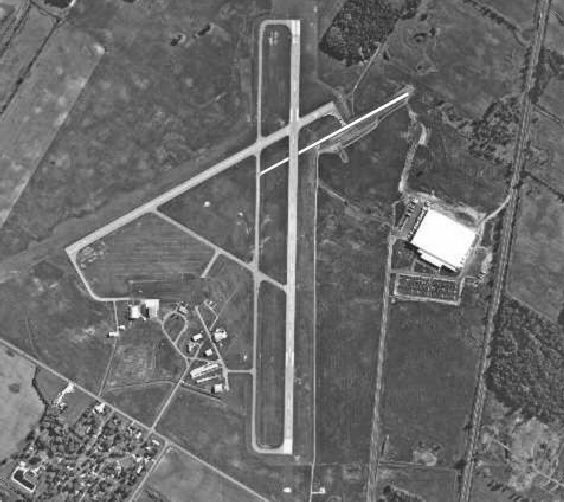
%> input picture Exercise/11603990329_zq_3/11603990329_3_1/image/image1.png, 564 x 502 px
$ octave exercise2.m   (GNU Octave 9; MATLAB toolbox functions it lacks are replaced by stand-ins)
%> lines starting %> are read from the running program, lines starting %| are printed output that depends on the picture
f = imread('image/image1.png');
%> f is the input picture: size 502x564 uint8; min 19, max 255, mean 106.4
g = edge(f, 'Sobel');
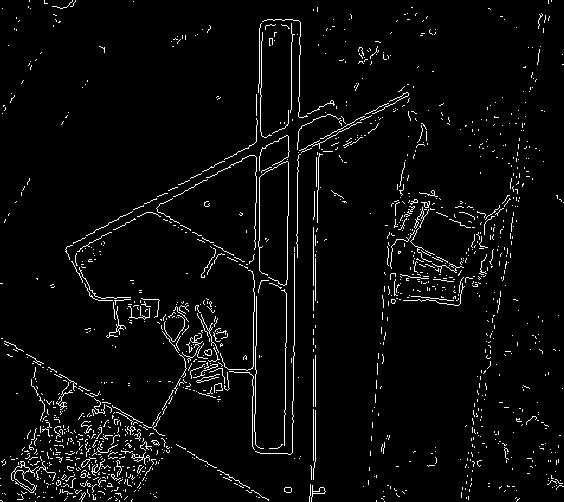
%> g: size 502x564 logical; 3.8% white in thin lines or dots
g1 = edge(f, 'LoG');
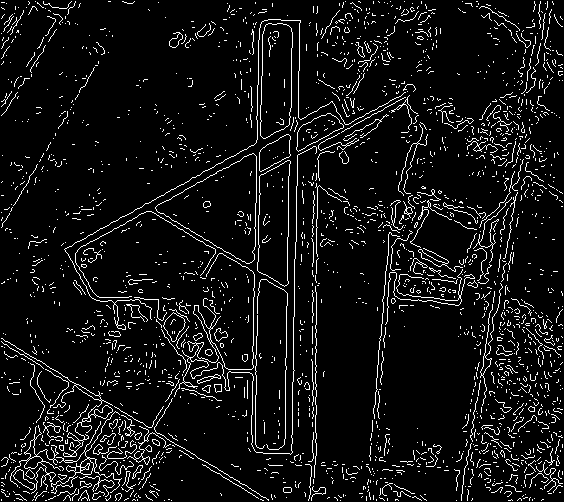
%> g1: size 502x564 logical; 7.3% white in thin lines or dots
g2 = edge(f, 'Canny');
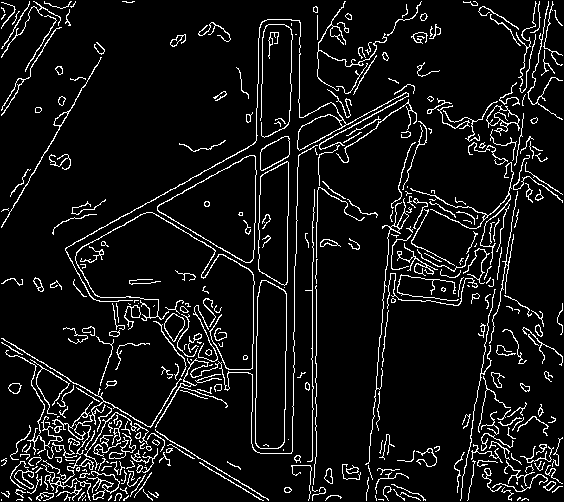
%> g2: size 502x564 logical; 7.9% white in thin lines or dots

figure;
subplot(2, 2, 1); imshow(f); title('原始图像');
subplot(2, 2, 2); imshow(g); title('Sobel边缘检测器');
subplot(2, 2, 3); imshow(g1); title('LoG边缘检测器');
subplot(2, 2, 4); imshow(g2); title('Canny边缘检测器');
